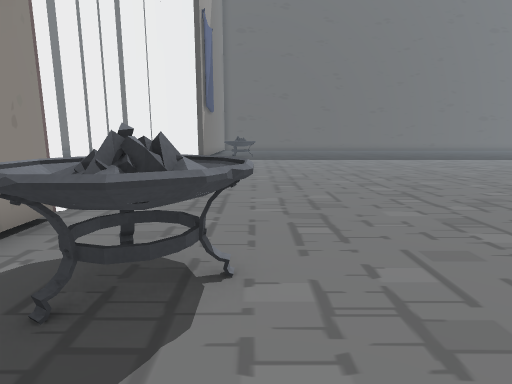
view 1 (above)

17 first-person views from a walk through a 3-D level made in the Unity game engine. The camera is 1.3 m above the floor, tilts 10° down and sees 80° across. The floor is counted in squares, 1 m on a side. Each view is taken from the middle of a square. On the plan, view 1 faces up. The plan holds only what a view shows up to about 14 squares ahead; the rest is blank. The place goes on beyond the plan. The player is left out. Some surface patterns are stand-ins.

view 2
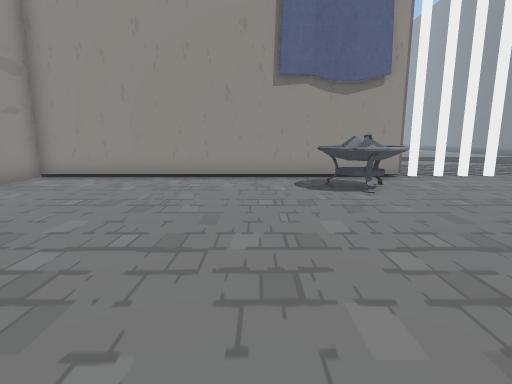

view 3
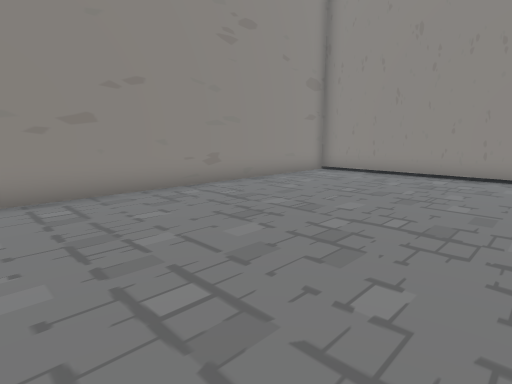

view 4
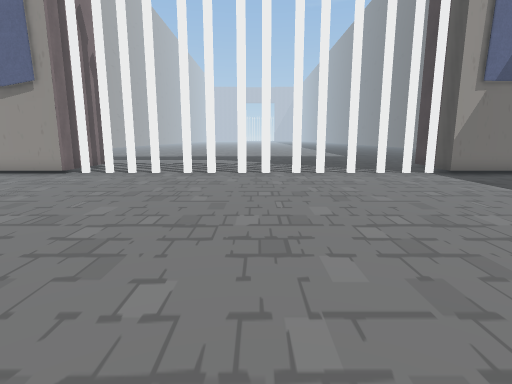

view 5
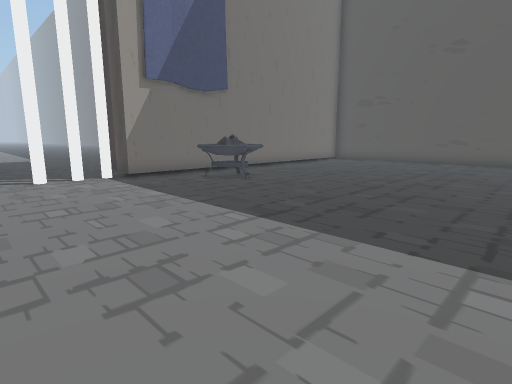

view 6
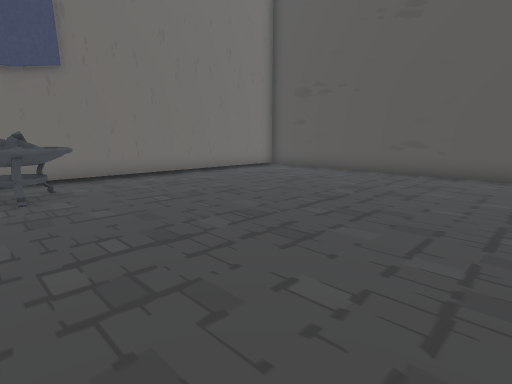

view 7
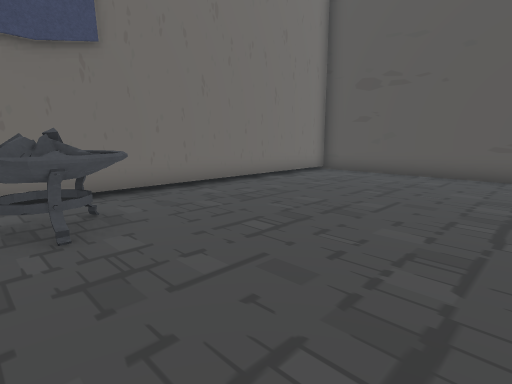

view 8
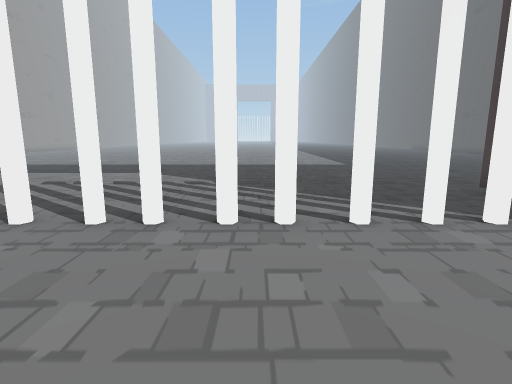

view 9
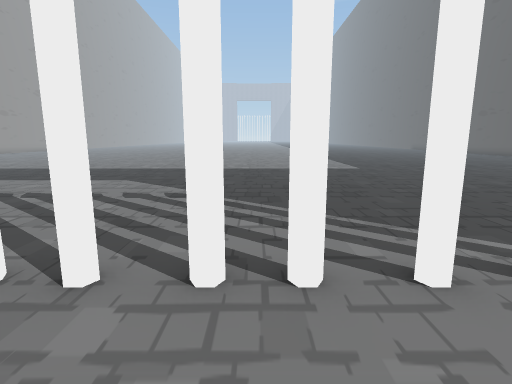

view 10
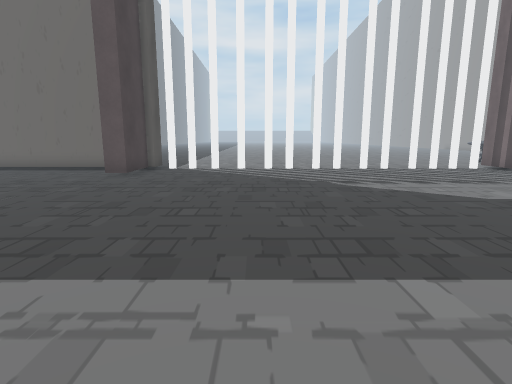

view 11
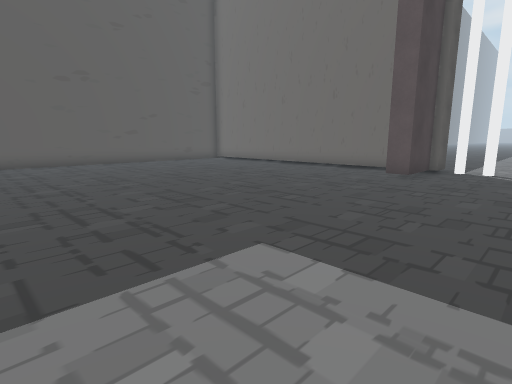

view 12
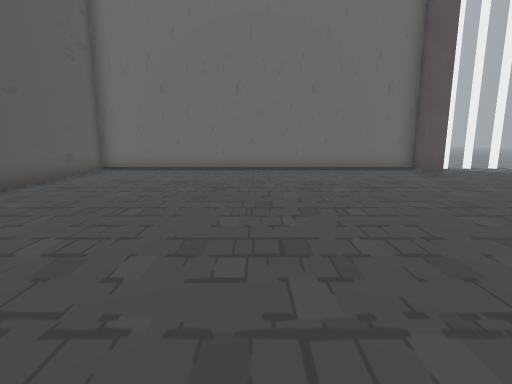

view 13
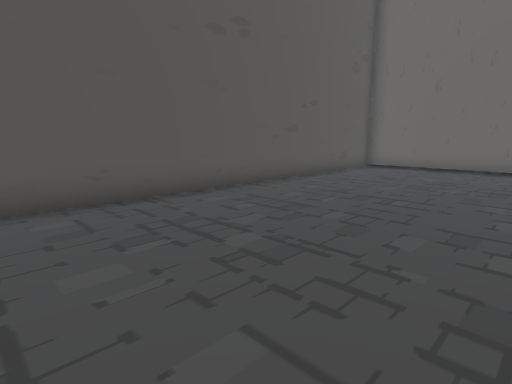

view 14
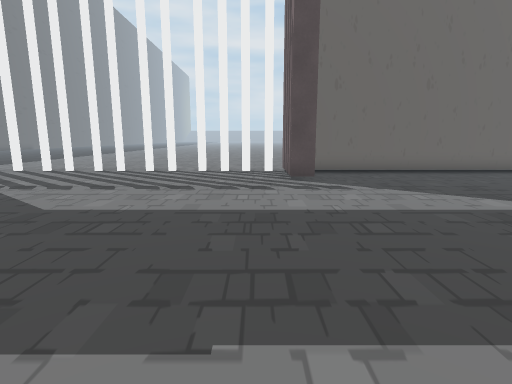

view 15
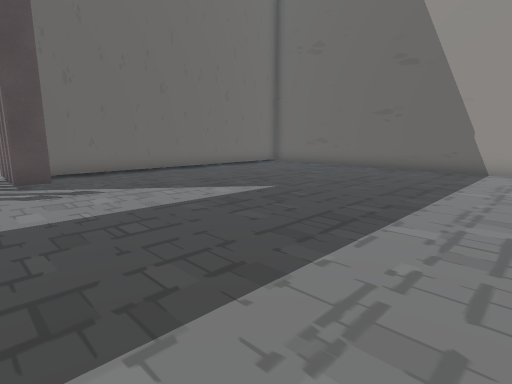

view 16
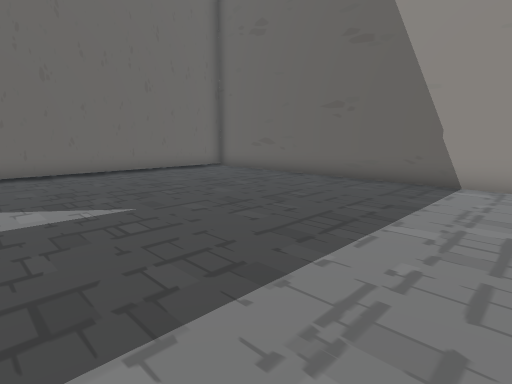

view 17
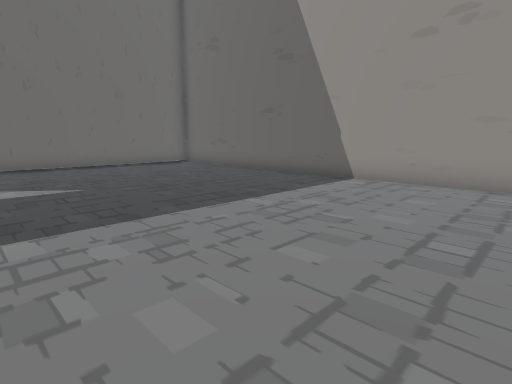

### Floor plan
Points are (right, up) in squares from view 1. A wall is a line through its corners. A room is listed if a view was taken in it or the views show most of it. See-through windows are left out.
Room 1 (views 1, 2, 3, 4, 5, 6, 7, 8, 9, 10, 11, 12, 13, 14, 15, 16, 17)
walls: (-5.1, 19.5) (-4.2, 19.5) (-6.4, 19.5) (-6.4, 20.2); (-6.4, 4.1) (-6.4, 4.9) (-3.3, 4.9) (-3.3, -7.3) (7.5, -7.3); (-4.3, -6.5) (-4.3, 3.8); (6, 32.4) (-3.3, 32.4) (-3.3, 19.2) (-4.3, 19.2) (-4.3, 32.4) (-17.5, 32.4); (-18.2, -7.3) (-5.1, -7.3)
ways out: gap at (-4, 8); gap at (-4, 17.5)
objects: other object (-2, 2) to (0, 4); other object (-2, 21) to (0, 23)

Positions as (right, up) in squares from view 1, and headings:
1: (0, 0), facing up
2: (7, 0), facing left
3: (8, 0), facing down-left
4: (8, 12), facing left
5: (7, 15), facing up-left
6: (7, 21), facing up-left
7: (4, 21), facing up-left
8: (1, 14), facing left
9: (-1, 14), facing left
10: (-17, 15), facing right
11: (-17, 16), facing up-right
12: (-17, 26), facing right
13: (-18, 26), facing up-right
14: (-16, 6), facing right
15: (-16, 6), facing down-right
16: (-16, 2), facing down-right
17: (-19, 2), facing down-right
